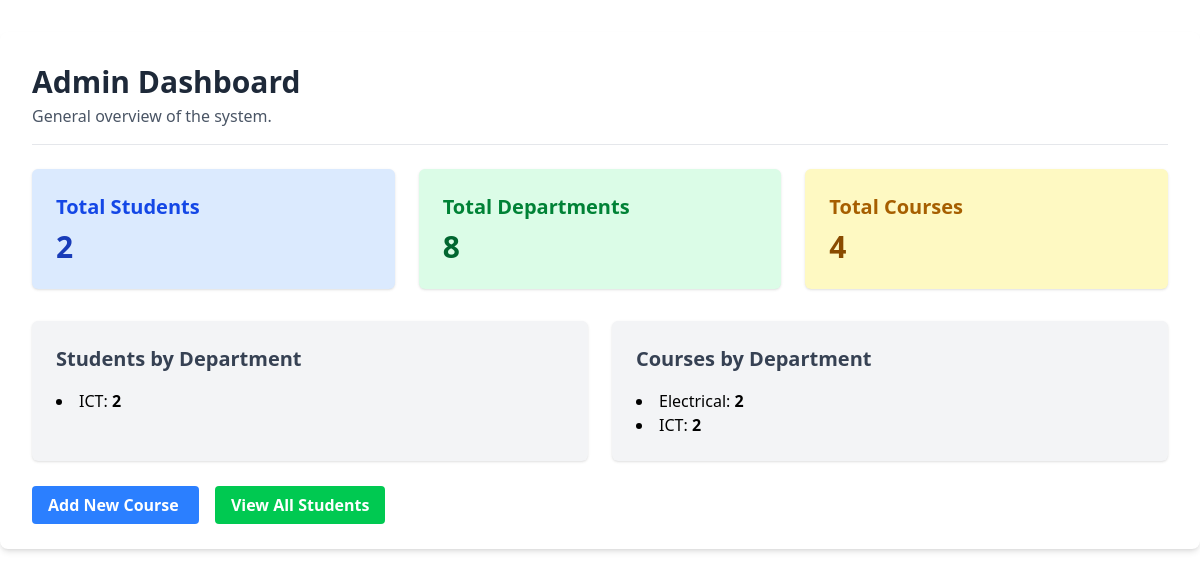
The app's page /admin/dashboard with its own data.
### models.py (models this page shows)
class Department(db.Model):
    id = db.Column(db.Integer, primary_key=True)
    name = db.Column(db.String(100), unique=True, nullable=False)
    courses = db.relationship('Course', backref='department', lazy=True)
    students = db.relationship('Student', backref='department', lazy=True)

### app.py (the view)
@app.route('/admin/dashboard')
def admin_dashboard():
    total_students = Student.query.count()
    total_departments = Department.query.count()
    total_courses = Course.query.count()
    students_by_department = db.session.query(Department.name, db.func.count(Student.id)).\
        join(Student, Student.department_id == Department.id).\
        group_by(Department.name).\
        all()
    courses_by_department = db.session.query(Department.name, db.func.count(Course.id)).\
        join(Course, Course.department_id == Department.id).\
        group_by(Department.name).\
        all()
    return render_template(
        'admin_dashboard.html',
        total_students=total_students,
        total_departments=total_departments,
        total_courses=total_courses,
        students_by_department=students_by_department,
        courses_by_department=courses_by_department
    )

### templates/admin_dashboard.html
{% extends 'base.html' %}
{% block content %}
<div class="max-w-7xl mx-auto bg-white p-8 rounded-lg shadow-md my-8">
    <div class="border-b border-gray-200 pb-4 mb-6">
        <h1 class="text-3xl font-bold text-gray-800">Admin Dashboard</h1>
        <p class="text-gray-600 mt-1">General overview of the system.</p>
    </div>
    <div class="grid grid-cols-1 md:grid-cols-2 lg:grid-cols-3 gap-6 mb-8">
        <div class="bg-blue-100 p-6 rounded-md shadow-sm">
            <h2 class="text-xl font-semibold text-blue-700 mb-2">Total Students</h2>
            <p class="text-3xl font-bold text-blue-800">{{ total_students }}</p>
        </div>
        <div class="bg-green-100 p-6 rounded-md shadow-sm">
            <h2 class="text-xl font-semibold text-green-700 mb-2">Total Departments</h2>
            <p class="text-3xl font-bold text-green-800">{{ total_departments }}</p>
        </div>
        <div class="bg-yellow-100 p-6 rounded-md shadow-sm">
            <h2 class="text-xl font-semibold text-yellow-700 mb-2">Total Courses</h2>
            <p class="text-3xl font-bold text-yellow-800">{{ total_courses }}</p>
        </div>
    </div>
    <div class="grid grid-cols-1 lg:grid-cols-2 gap-6">
        <div class="bg-gray-100 p-6 rounded-md shadow-sm">
            <h2 class="text-xl font-semibold text-gray-700 mb-4">Students by Department</h2>
            {% if students_by_department %}
                <ul class="list-disc list-inside">
                    {% for dept, count in students_by_department %}
                        <li>{{ dept }}: <span class="font-semibold">{{ count }}</span></li>
                    {% endfor %}
                </ul>
            {% else %}
                <p class="text-gray-500">No student data available.</p>
            {% endif %}
        </div>
        <div class="bg-gray-100 p-6 rounded-md shadow-sm">
            <h2 class="text-xl font-semibold text-gray-700 mb-4">Courses by Department</h2>
            {% if courses_by_department %}
                <ul class="list-disc list-inside">
                    {% for dept, count in courses_by_department %}
                        <li>{{ dept }}: <span class="font-semibold">{{ count }}</span></li>
                    {% endfor %}
                </ul>
            {% else %}
                <p class="text-gray-500">No course data available.</p>
            {% endif %}
        </div>
    </div>
    <div class="mt-8">
        <a href="{{ url_for('add_course') }}" class="bg-blue-500 hover:bg-blue-700 text-white font-bold py-2 px-4 rounded focus:outline-none focus:shadow-outline mr-4">
            Add New Course
        </a>
        <a href="{{ url_for('students_list') }}" class="bg-green-500 hover:bg-green-700 text-white font-bold py-2 px-4 rounded focus:outline-none focus:shadow-outline">
            View All Students
        </a>
        </div>
</div>
{% endblock %}

### records on screen
Department: name "ICT", count "2"
Department: name "Electrical", count "2"

### other values on screen
{{ total_students }} "2"
{{ total_departments }} "8"
{{ total_courses }} "4"
